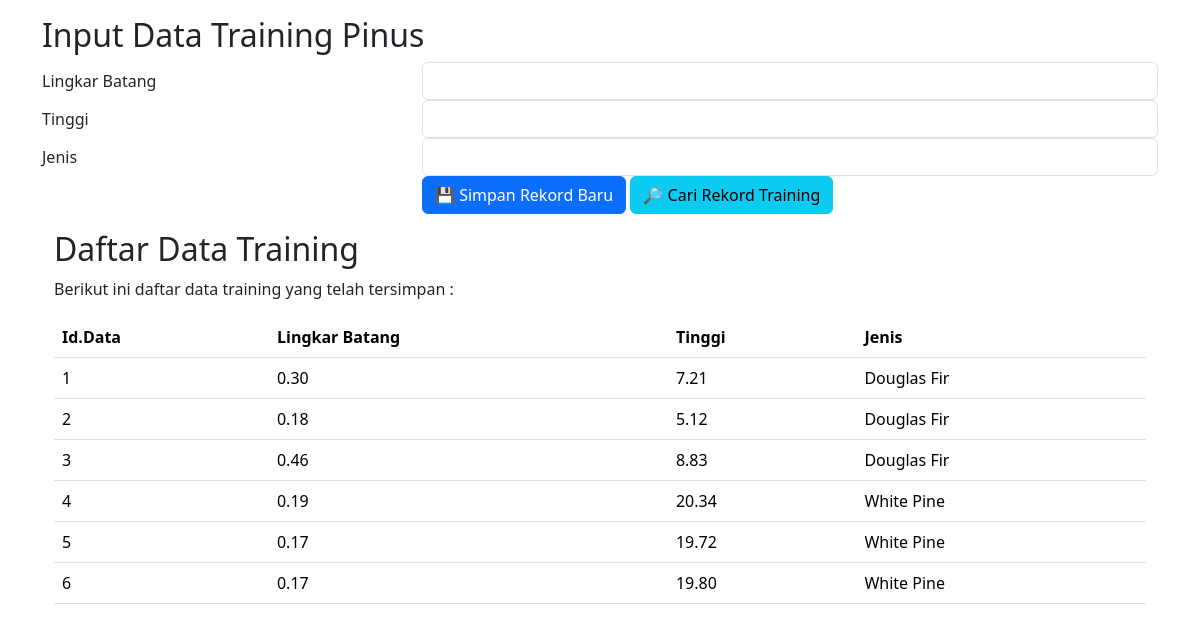
The page /inputdatatraining.php on the database its author committed.
### tables this page shows
CREATE TABLE `datatraining` (
  `IdData` int(11) NOT NULL AUTO_INCREMENT PRIMARY KEY,
  `Lingkar Batang` double(5,2) DEFAULT NULL,
  `Tinggi` double(5,2) DEFAULT NULL,
  `Jenis` varchar(15) NOT NULL
);

### tabeldaftartraining.php (the view, shortened to what this page needs)
<!DOCTYPE html>
<html lang="en">
<head>
  <link href="https://cdn.jsdelivr.net/npm/bootstrap@5.3.3/dist/css/bootstrap.min.css" rel="stylesheet">
</head>
<body>
<div class="container mt-3">
  <h2>Daftar Data Training</h2>
  <p>Berikut ini daftar data training yang telah tersimpan :</p>
  <table class="table table-hover">
    <thead>
      <tr>
        <th>Id.Data</th>
        <th>Lingkar Batang</th>
        <th>Tinggi</th>
        <th>Jenis</th>
      </tr>
    </thead>
    <tbody>
      <?php $sql="SELECT * FROM `datatraining`";
      $q=mysqli_query($koneksi,$sql);
      $r=mysqli_fetch_array($q);
      do {
      ?>
      <tr>
        <td><?php echo $r['IdData'];?></td>
        <td><?php echo $r['Lingkar Batang'];?></td>
        <td><?php echo $r['Tinggi'];?></td>
        <td><?php echo $r['Jenis'];?></td>
      </tr>
      <?php }while($r=mysqli_fetch_array($q));
      ?>
    </tbody>
  </table>
</div>
</body>
</html>

### inputdatatraining.php (shortened to what this page needs)
<!DOCTYPE html>
<html lang="en">
<head>
  <link href="https://cdn.jsdelivr.net/npm/bootstrap@5.3.3/dist/css/bootstrap.min.css" rel="stylesheet">
</head>
<body>
<div class="container mt-3">
  <h2>Input Data Training Pinus</h2>
  <form method="post">
  <div class="form-group row">
    <label for="Lingkar Batang" class="col-4 col-form-label">Lingkar Batang</label>
    <div class="col-8">
      <input id="Lingkar Batang" name="Lingkar Batang" type="text" class="form-control" required="required">
    </div>
  </div>
  <div class="form-group row">
    <label for="Tinggi" class="col-4 col-form-label">Tinggi</label>
    <div class="col-8">
      <input id="Tinggi" name="Tinggi" type="text" class="form-control" required="required">
    </div>
  </div>
  <div class="form-group row">
    <label for="Jenis" class="col-4 col-form-label">Jenis</label>
    <div class="col-8">
      <input id="Jenis" name="Jenis" type="text" class="form-control" required="required">
    </div>
  </div>
  <div class="form-group row">
    <div class="offset-4 col-8">
      <button name="submit" type="submit" class="btn btn-primary">💾 Simpan Rekord Baru</button>
      <button type="button" class="btn btn-info" data-bs-toggle="modal" data-bs-target="#myModal"> 🔎 Cari Rekord Training </button>
    </div>
  </div>
</form>
<?php
include_once('koneksi.db.php');
include('tabeldaftartraining.php');
?>
</div>
</body>
</html>

### rows shown on the page
datatraining: IdData "1", Lingkar Batang "0.30", Tinggi "7.21", Jenis "Douglas Fir"
datatraining: IdData "2", Lingkar Batang "0.18", Tinggi "5.12", Jenis "Douglas Fir"
datatraining: IdData "3", Lingkar Batang "0.46", Tinggi "8.83", Jenis "Douglas Fir"
datatraining: IdData "4", Lingkar Batang "0.19", Tinggi "20.34", Jenis "White Pine"
datatraining: IdData "5", Lingkar Batang "0.17", Tinggi "19.72", Jenis "White Pine"
datatraining: IdData "6", Lingkar Batang "0.17", Tinggi "19.80", Jenis "White Pine"
